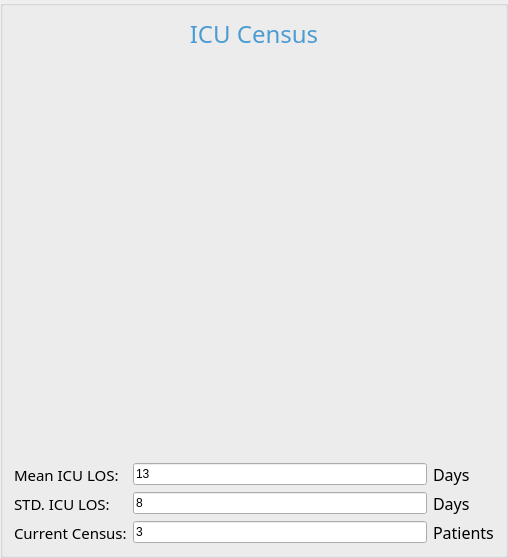
               <widget class="QGroupBox" name="groupBox_3">
                <property name="title">
                 <string/>
                </property>
                <property name="checkable">
                 <bool>false</bool>
                </property>
                <layout class="QVBoxLayout" name="verticalLayout_3">
                 <item>
                  <widget class="QLabel" name="label_17">
                   <property name="font">
                    <font>
                     <family>微软雅黑</family>
                     <pointsize>18</pointsize>
                    </font>
                   </property>
                   <property name="text">
                    <string>&lt;html&gt;&lt;head/&gt;&lt;body&gt;&lt;p&gt;&lt;span style=&quot; color:#4b9cd3;&quot;&gt;ICU Census&lt;/span&gt;&lt;/p&gt;&lt;/body&gt;&lt;/html&gt;</string>
                   </property>
                   <property name="alignment">
                    <set>Qt::AlignCenter</set>
                   </property>
                  </widget>
                 </item>
                 <item>
                  <widget class="QLabel" name="ICU_Graph_Label">
                   <property name="minimumSize">
                    <size>
                     <width>480</width>
                     <height>360</height>
                    </size>
                   </property>
                   <property name="text">
                    <string/>
                   </property>
                  </widget>
                 </item>
                 <item>
                  <spacer name="verticalSpacer_3">
                   <property name="orientation">
                    <enum>Qt::Vertical</enum>
                   </property>
                   <property name="sizeType">
                    <enum>QSizePolicy::Fixed</enum>
                   </property>
                   <property name="sizeHint" stdset="0">
                    <size>
                     <width>20</width>
                     <height>40</height>
                    </size>
                   </property>
                  </spacer>
                 </item>
                 <item>
                  <layout class="QGridLayout" name="gridLayout_3">
                   <item row="0" column="0">
                    <widget class="QLabel" name="label_19">
                     <property name="font">
                      <font>
                       <family>微软雅黑</family>
                       <pointsize>11</pointsize>
                      </font>
                     </property>
                     <property name="text">
                      <string>Mean ICU LOS:</string>
                     </property>
                    </widget>
                   </item>
                   <item row="0" column="1">
                    <widget class="QLineEdit" name="ICU_LOS_Mean_Edit">
                     <property name="text">
                      <string>13</string>
                     </property>
                    </widget>
                   </item>
                   <item row="0" column="2">
                    <widget class="QLabel" name="label_20">
                     <property name="font">
                      <font>
                       <family>微软雅黑</family>
                       <pointsize>12</pointsize>
                      </font>
                     </property>
                     <property name="text">
                      <string>Days</string>
                     </property>
                    </widget>
                   </item>
                   <item row="1" column="0">
                    <widget class="QLabel" name="label_21">
                     <property name="font">
                      <font>
                       <family>微软雅黑</family>
                       <pointsize>11</pointsize>
                      </font>
                     </property>
                     <property name="text">
                      <string>STD. ICU LOS:</string>
                     </property>
                    </widget>
                   </item>
                   <item row="1" column="1">
                    <widget class="QLineEdit" name="ICU_LOS_Std_Edit">
                     <property name="text">
                      <string>8</string>
                     </property>
                    </widget>
                   </item>
                   <item row="1" column="2">
                    <widget class="QLabel" name="label_22">
                     <property name="font">
                      <font>
                       <family>微软雅黑</family>
                       <pointsize>12</pointsize>
                      </font>
                     </property>
                     <property name="text">
                      <string>Days</string>
                     </property>
                    </widget>
                   </item>
                   <item row="2" column="0">
                    <widget class="QLabel" name="label_23">
                     <property name="font">
                      <font>
                       <family>微软雅黑</family>
                       <pointsize>11</pointsize>
                      </font>
                     </property>
                     <property name="text">
                      <string>Current Census:</string>
                     </property>
                    </widget>
                   </item>
                   <item row="2" column="1">
                    <widget class="QLineEdit" name="ICU_Census_Edit">
                     <property name="text">
                      <string>3</string>
                     </property>
                    </widget>
                   </item>
                   <item row="2" column="2">
                    <widget class="QLabel" name="label_24">
                     <property name="font">
                      <font>
                       <family>微软雅黑</family>
                       <pointsize>12</pointsize>
                      </font>
                     </property>
                     <property name="text">
                      <string>Patients</string>
                     </property>
                    </widget>
                   </item>
                  </layout>
                 </item>
                </layout>
               </widget>
